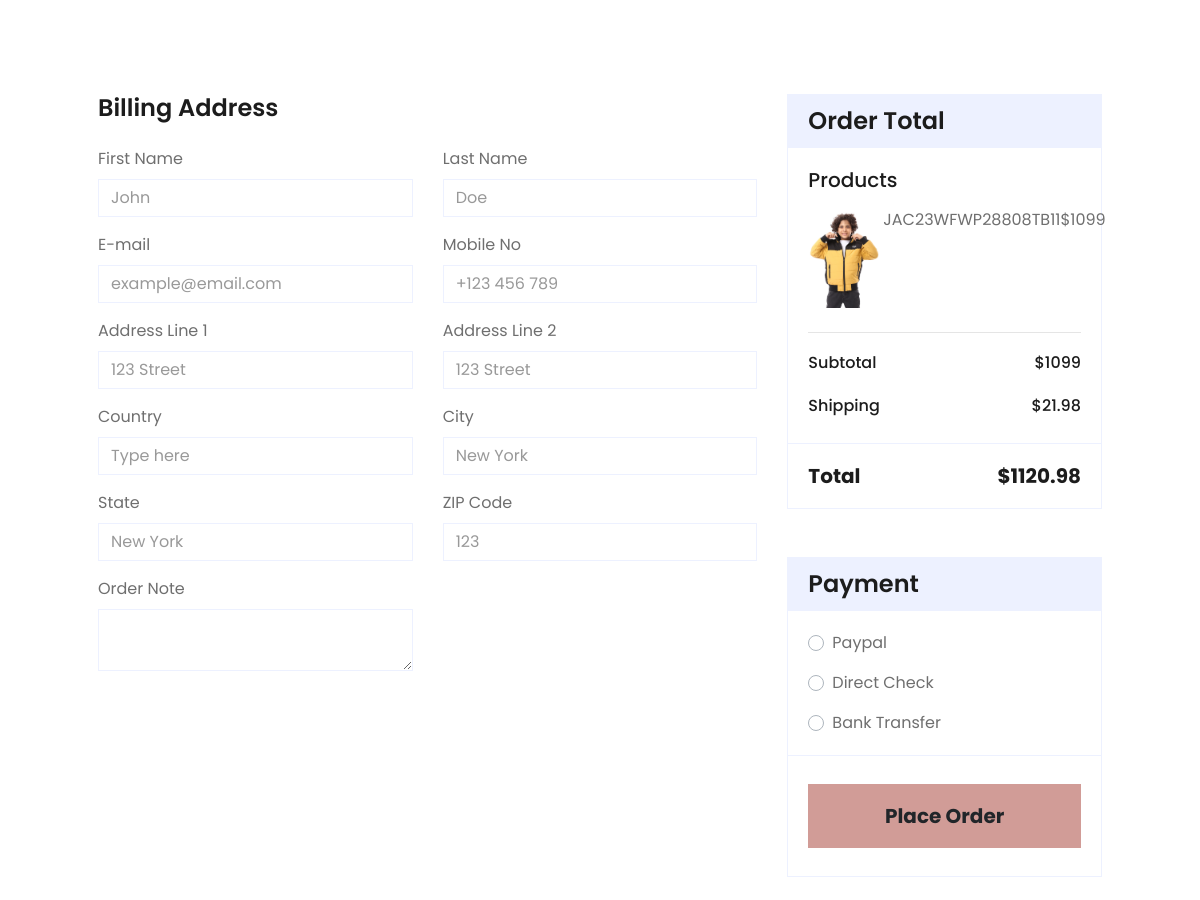
/cart/checkout/ (signed in, middle part), run on an earlier commit of the app's database.
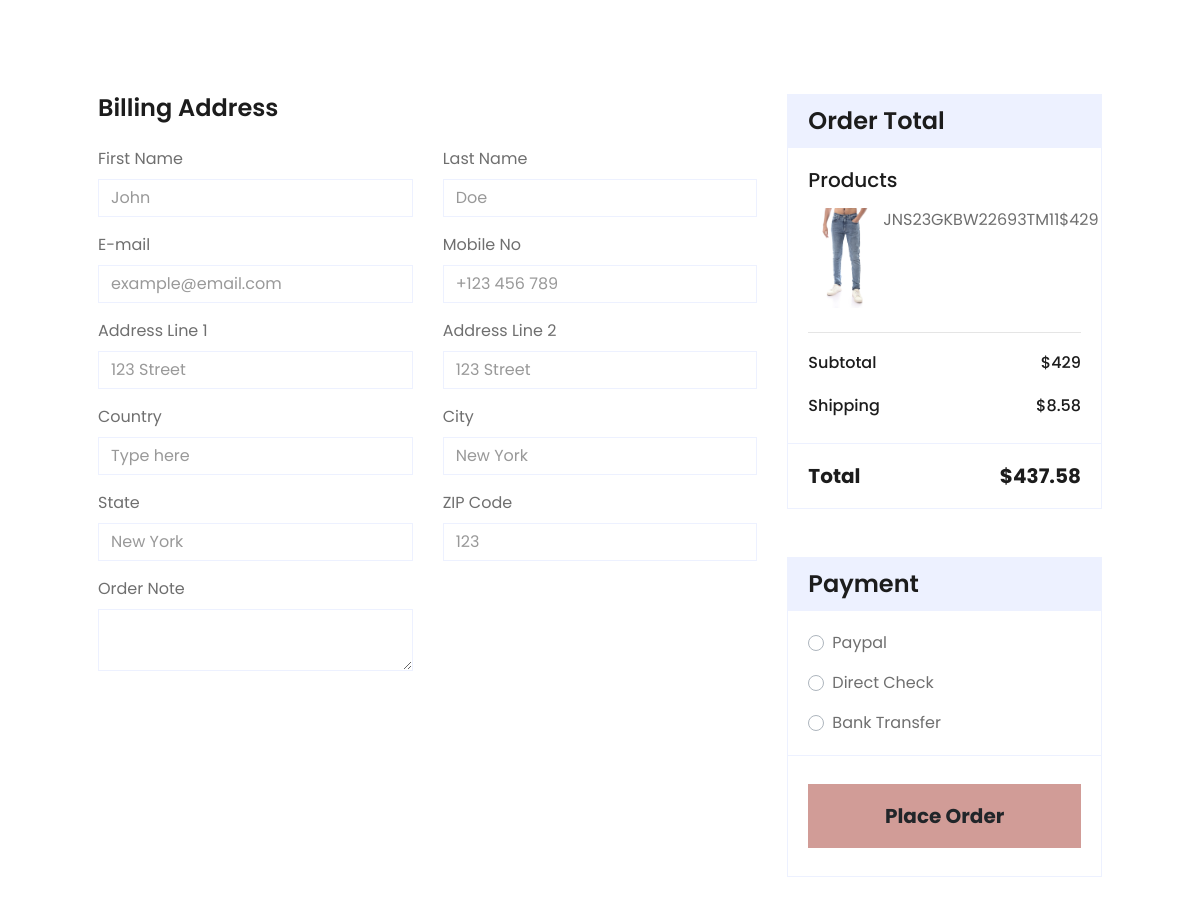
And on a later commit of the database.
### carts/models.py (models this page shows)
class CartItem(models.Model):
    user = models.ForeignKey(User, on_delete=models.CASCADE , null=True)
    product = models.ForeignKey("product.Product", on_delete=models.CASCADE)
    variations = models.ManyToManyField("product.Variation",blank=True)
    cart = models.ForeignKey(Cart, on_delete=models.CASCADE , null=True)
    quantity = models.IntegerField()
    is_active = models.BooleanField(default=True)
    def sub_total(self):
        if self.product.discount:
            return self.product.discount * self.quantity
        else:
            return self.product.price * self.quantity
    def __str__(self):
        return str(self.product)

### product/models.py (models this page shows, shortened)
class Product(models.Model):
    name = models.CharField(max_length=100)
    image = models.ImageField(upload_to='product/')
    stock = models.IntegerField()
    price = models.IntegerField(default=0)
    discount = models.IntegerField(default=0)
    description = models.TextField(max_length=10000)
    like = models.ManyToManyField(User , blank=True,related_name='product_favourite')
    created_at = models.DateTimeField( default=timezone.now)
    category = models.ForeignKey('ProductCategory',verbose_name=('category'), on_delete=models.CASCADE ,default='')
    subcategory = models.ForeignKey("Subcategory" , on_delete=models.CASCADE ,default='')
    PRDBrand = models.ForeignKey('settings.Brand' ,related_name='product_brand', on_delete=models.CASCADE , blank=True, null=True ,verbose_name=_("Brand "))
    slug = models.SlugField(null=True,blank=True , unique=True)
    tags = TaggableManager()
    views = models.PositiveIntegerField(default=0)
    is_available = models.BooleanField(default=True)
    class Meta:
        ordering = ["name"]
    def __str__(self):
        return self.name

### carts/views.py (the view)
# urls.py: path('checkout/', checkout ,name = 'checkout'),
@login_required(login_url='login')
def checkout(request,total=0 ,quantity=0,cart_items=None):
    try:
        tax = 0
        grand_total=0
        if request.user.is_authenticated:
             cart_items = CartItem.objects.filter(user=request.user,is_active=True)
        else:
            cart = Cart.objects.get(cart_id=_cart_id(request))
            cart_items = CartItem.objects.filter(cart=cart,is_active=True)
        for cart_item in cart_items:
            if cart_item.product.discount:
                total+=(cart_item.product.discount * cart_item.quantity)
                quantity+=cart_item.quantity
            else:
                total+=(cart_item.product.price * cart_item.quantity)
                quantity+=cart_item.quantity
        tax = (2 * total)/100
        grand_total = total+tax
    except Cart.DoesNotExist:
        pass
    context={
        'cart_items':cart_items,
        'total':total,
        'quantity':quantity,
        'tax':tax,
        'grand_total':grand_total,
    }
    return render(request,'checkout/checkout.html',context)

### accounts/favourite_context.py (called while the page is built)
def counter(request):
    product_count = 0
    if request.user.is_authenticated:
        if 'admin' in request.path:
            return{}
        else :
            try :
                user_favourites = Product.objects.filter(like=request.user)
                product_count = user_favourites.count()
            except Product.DoesNotExist:
                product_count=0
    return dict(product_count=product_count)

### carts/cart_context.py (called while the page is built)
def counter(request):
    cart_count = 0
    if 'admin' in request.path:
        return{}
    else :
        try :
            cart = Cart.objects.filter(cart_id=_cart_id(request))
            if request.user.is_authenticated:
                cart_items= CartItem.objects.all().filter(user=request.user)
            else:
                cart_items = CartItem.objects.all().filter(cart=cart[:1])
            for cart_item in cart_items:
                cart_count+=cart_item.quantity
        except Cart.DoesNotExist:
            cart_count=0
    return dict(cart_count=cart_count)

### carts/views.py (called while the page is built)
def _cart_id(request):
    cart = request.session.session_key
    if not cart:
        cart = request.session.create()
    return cart

### product/models.py (called while the page is built)
    def __str__(self):
        return self.name

### carts/templates/checkout/checkout.html (shortened to what the changed rows need)
{% extends 'base.html' %}
{% load static %}
{% block body %}
<form method="POST" action="{% url 'orders:place_order' %}">
    <div class="container-fluid pt-5">
        <div class="row px-xl-5">
            <div class="col-lg-4">
                <div class="card border-secondary mb-5">
                    <div class="card-body">
                        <h5 class="font-weight-medium mb-3">Products</h5>
                        {% for cart_item in cart_items %}
                        <div class="d-flex justify-content-between"><img src="{{cart_item.product.image.url}}" alt=""
                                style="width: 75px;">
                            {{cart_item}}
                            <p class="text-muted small"><br>
                                <p>{{cart_item.quantity}}</p>
                                <p>${{cart_item.sub_total}}</p>
                        </div><br>
                        {% endfor %}
                        <hr class="mt-0">
                        <div class="d-flex justify-content-between mb-3 pt-1">
                            <h6 class="font-weight-medium">Subtotal</h6>
                            <h6 class="font-weight-medium">${{total}}</h6>
                        </div>
                        <div class="d-flex justify-content-between">
                            <h6 class="font-weight-medium">Shipping</h6>
                            <h6 class="font-weight-medium">${{tax}}</h6>
                        </div>
                    </div>
                    <div class="card-footer border-secondary bg-transparent">
                        <div class="d-flex justify-content-between mt-2">
                            <h5 class="font-weight-bold">Total</h5>
                            <h5 class="font-weight-bold">${{grand_total}}</h5>
                        </div>
                    </div>
                </div>
            </div>
        </div>
    </div>
</form>
{% endblock %}

What changed in the data, as far as the page shows it:
removed CartItem: product.image (picture), product.name "JAC23WFWP28808TB1", quantity "1", sub_total "1099"
added CartItem: product.image (picture), product.name "JNS23GKBW22693TM1", quantity "1", sub_total "429"
Also different on the page:
{{ total }}: "1099" → "429"
{{ tax }}: "21.98" → "8.58"
{{ grand_total }}: "1120.98" → "437.58"
